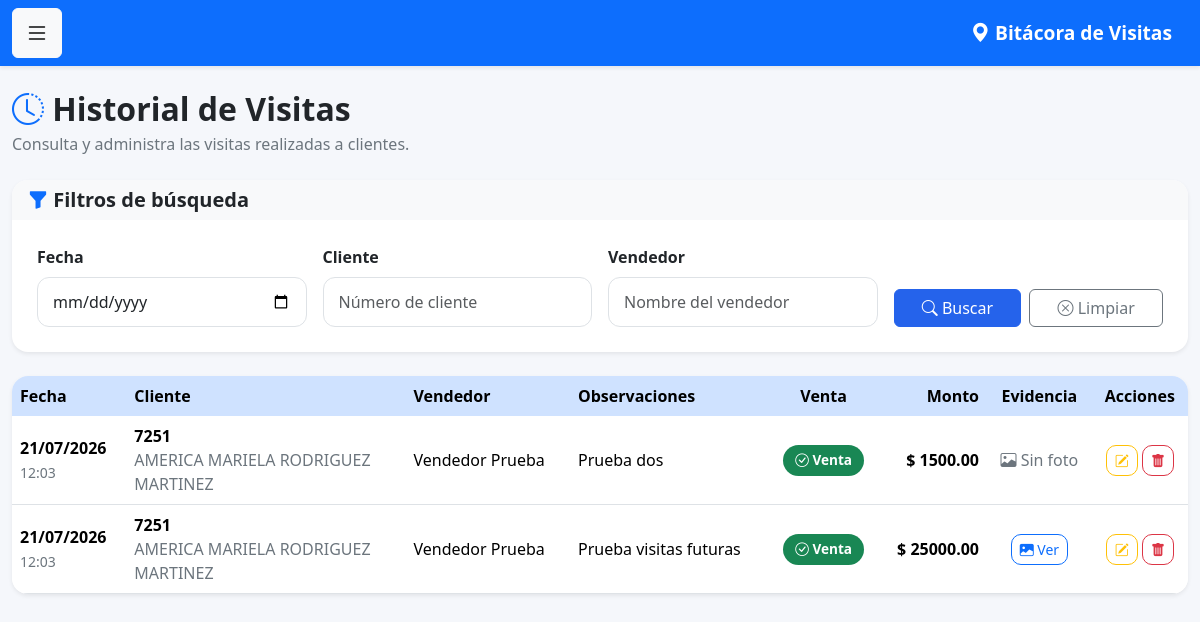
The app's page /historial_visitas (signed in), older data.
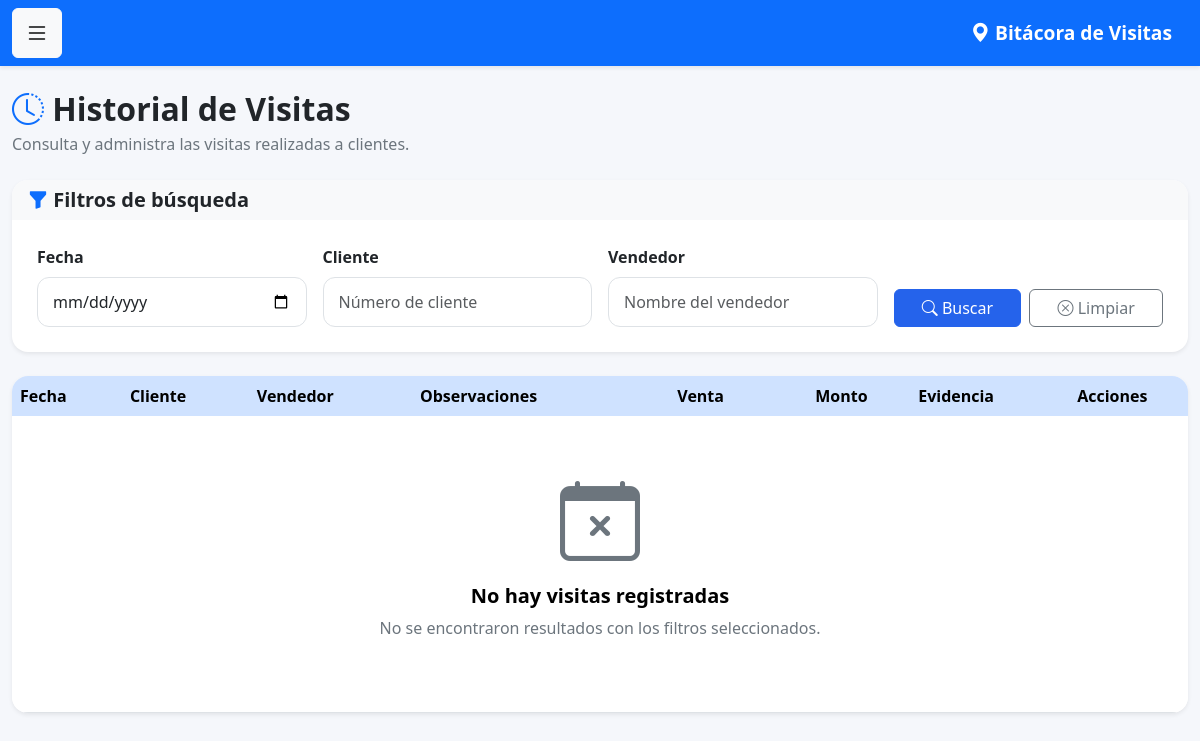
The same page, newer data.
### models.py (models this page shows)
class Visita(db.Model):
    __tablename__ = 'visitas'
    id = db.Column(
        db.Integer,
        primary_key=True
    )
    fecha = db.Column(
        db.DateTime,
        default=datetime.now
    )
    observaciones = db.Column(
        db.Text
    )
    venta_realizada = db.Column(
        db.Boolean,
        default=False
    )
    monto_venta = db.Column(
        db.Float,
        default=0
    )
    proxima_visita = db.Column(
        db.Date
    )
    cliente_id = db.Column(
        db.Integer,
        db.ForeignKey('clientes.id')
    )
    usuario_id = db.Column(
        db.Integer,
        db.ForeignKey('usuarios.id')
    )
    latitud = db.Column(
    db.String(50)
    )
    longitud = db.Column(
    db.String(50)
    )
    foto = db.Column(
    db.String(255)
    )
    cliente = db.relationship(
        'Cliente',
        backref='visitas'
    )
    usuario = db.relationship(
        'Usuario',
        backref='visitas'
    )

class Cliente(db.Model):
    __tablename__ = 'clientes'
    id = db.Column(
        db.Integer,
        primary_key=True
    )
    num_cliente = db.Column(
        db.String(20),
        unique=True,
        nullable=False
    )
    nombre = db.Column(
        db.String(150),
        nullable=False
    )
    grupo = db.Column(
        db.String(100)
    )
    canal = db.Column(
        db.String(100)
    )
    vendedor = db.Column(
        db.Integer
    )

class Usuario(UserMixin, db.Model):
    __tablename__ = 'usuarios'
    id = db.Column(db.Integer, primary_key=True)
    nombre = db.Column(db.String(100), nullable=False)
    correo = db.Column(db.String(120), unique=True, nullable=False)
    password = db.Column(db.String(500), nullable=False)
    rol = db.Column(db.String(20), default='vendedor')
    activo = db.Column(db.Boolean, default=True)

### app.py (the view)
@app.route('/historial_visitas')
@login_required
def historial_visitas():
    fecha = request.args.get('fecha', '')
    cliente = request.args.get('cliente', '')
    vendedor = request.args.get('vendedor', '')
    consulta = Visita.query
    if current_user.rol == 'vendedor':
        consulta = consulta.filter(
            Visita.usuario_id == current_user.id
        )
    if fecha:
        consulta = consulta.filter(
            db.func.date(Visita.fecha) == fecha
        )
    if cliente:
        consulta = consulta.join(Cliente).filter(
            Cliente.num_cliente.contains(cliente)
        )
    if (
        vendedor and
        current_user.rol in ['admin', 'supervisor']
    ):
        consulta = consulta.join(Usuario).filter(
            Usuario.nombre.contains(vendedor)
        )
    visitas = consulta.order_by(
        Visita.fecha.desc()
    ).all()
    return render_template(
        'historial_visitas.html',
        visitas=visitas
    )

### app.py (called while the page is built)
@login_manager.user_loader
def load_user(user_id):
    return Usuario.query.get(int(user_id))

### templates/historial_visitas.html (shortened to what the changed rows need)
{% extends 'base.html' %}
{% block contenido %}
<div class="d-flex justify-content-between align-items-center mb-4">
    <div>
        <h2 class="fw-bold mb-1">
            <i class="bi bi-clock-history text-primary"></i>
            Historial de Visitas
        </h2>
    </div>
</div>
<div class="card shadow-sm border-0 rounded-4">
<div class="table-responsive">
<table class="table table-hover align-middle mb-0">
<thead class="table-primary">
<tr>
<th>Fecha</th>
<th>Cliente</th>
<th>Vendedor</th>
<th>Observaciones</th>
<th class="text-center">Venta</th>
<th class="text-end">Monto</th>
<th class="text-center">Evidencia</th>
<th class="text-center">Acciones</th>
</tr>
</thead>
<tbody>
{% for visita in visitas %}
<tr>
<td>
<span class="fw-semibold">
{{ visita.fecha.strftime('%d/%m/%Y') }}
</span>
<br>
<small class="text-muted">
{{ visita.fecha.strftime('%H:%M') }}
</small>
</td>
<td>
<strong>
{{ visita.cliente.num_cliente }}
</strong>
<br>
<span class="text-muted">
{{ visita.cliente.nombre }}
</span>
</td>
<td>
<div class="d-flex align-items-center gap-2">
    <span>
        {{ visita.usuario.nombre }}
    </span>
</div>
</td>
<td>
{% if visita.observaciones %}
{{ visita.observaciones }}
{% else %}
<span class="text-muted">
Sin observaciones
</span>
{% endif %}
</td>
<td class="text-center">
{% if visita.venta_realizada %}
<span class="badge bg-success">
<i class="bi bi-check-circle"></i>
Venta
</span>
{% else %}
<span class="badge bg-secondary">
Sin venta
</span>
{% endif %}
</td>
<td class="text-end fw-bold">
$ {{ "%.2f"|format(visita.monto_venta or 0) }}
</td>
<td class="text-center">
{% if visita.foto %}
<button
class="btn btn-outline-primary btn-sm"
data-bs-toggle="modal"
data-bs-target="#modalFoto{{ visita.id }}">
<i class="bi bi-image-fill"></i>
Ver
</button>
{% else %}
<span class="text-muted">
<i class="bi bi-image"></i>
Sin foto
</span>
{% endif %}
</td>
<td class="text-center">
<a href="/visita/editar/{{ visita.id }}"
class="btn btn-outline-warning btn-sm"
title="Editar">
<i class="bi bi-pencil-square"></i>
</a>
{% if current_user.rol == 'admin' %}
<a href="/visita/eliminar/{{ visita.id }}"
class="btn btn-outline-danger btn-sm"
onclick="return confirm('¿Eliminar esta visita?');"
title="Eliminar">
<i class="bi bi-trash-fill"></i>
</a>
{% endif %}
</td>
</tr>
{% else %}
<tr>
<td colspan="8">
<div class="text-center py-5">
<i class="bi bi-calendar-x display-1 text-secondary"></i>
<h5 class="mt-3">
No hay visitas registradas
</h5>
<p class="text-muted">
No se encontraron resultados con los filtros seleccionados.
</p>
</div>
</td>
</tr>
{% endfor %}
</tbody>
</table>
</div>
</div>
{% endblock %}

Row changes from the older to the newer data that the page shows:
removed Visita: fecha "21/07/2026", fecha "12:03", cliente.num_cliente "7251", cliente.nombre "AMERICA MARIELA RODRIGUEZ MARTINEZ", usuario.nombre "Vendedor Prueba", observaciones "Prueba dos", venta_realizada True (drawn), monto_venta "1500.00", shows "Sin foto"
removed Visita: fecha "21/07/2026", fecha "12:03", cliente.num_cliente "7251", cliente.nombre "AMERICA MARIELA RODRIGUEZ MARTINEZ", usuario.nombre "Vendedor Prueba", observaciones "Prueba visitas futuras", venta_realizada True (drawn), monto_venta "25000.00"
Text that changed along with them:
text now shown: "No hay visitas registradas No se encontraron resultados con los filtros seleccionados."
